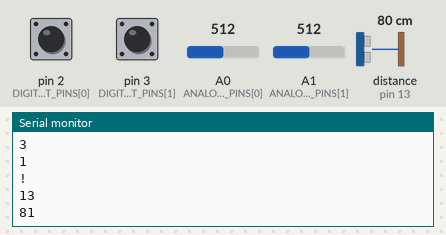
The sketch below on a simulated Arduino Uno, built with avr-gcc and run on an emulated ATmega328P. On the bench: the last lines printed to the serial monitor. The test bench sets the inputs (shaded band); at power-on: distance to the obstacle (sensor on pin 13) 80 cm, A0 (ANALOG_INPUT_PINS[0]) = 512, A1 (ANALOG_INPUT_PINS[1]) = 512, pin 2 (DIGITAL_INPUT_PINS[0]) HIGH, pin 3 (DIGITAL_INPUT_PINS[1]) HIGH. The echo pulse lasts 58.3 µs per cm.

Above: at 1.2 s.
1.3 s: distance to the obstacle (sensor on pin 13) set to 4 cm
At 2.3 s:
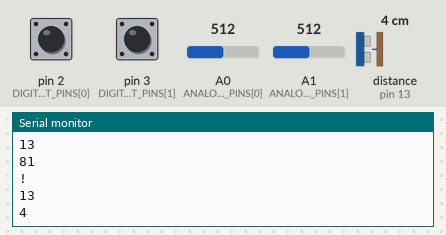
2.8 s: A0 (ANALOG_INPUT_PINS[0]) set to 390
At 3.4 s:
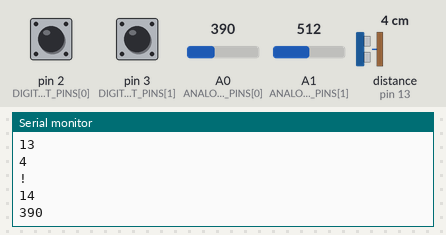
4.3 s: A1 (ANALOG_INPUT_PINS[1]) set to 716
At 4.6 s:
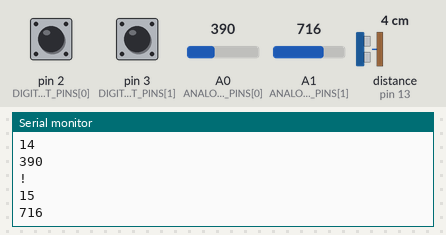
5.8 s: pin 2 (DIGITAL_INPUT_PINS[0]) pulled LOW for 0.15 s
At 6.3 s:
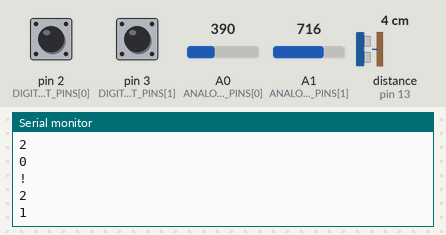
7.4 s: distance to the obstacle (sensor on pin 13) set to 9 cm
At 7.9 s:
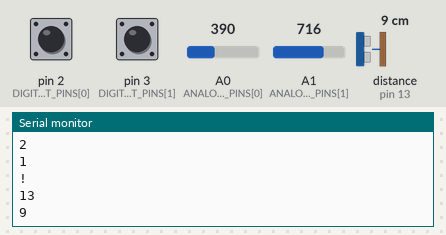
8.9 s: A0 (ANALOG_INPUT_PINS[0]) set to 410
At 10.4 s:
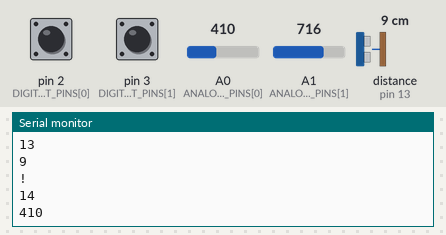
Timing chart, 0 to 11.4 s (numbered marks = the images above; inputs shaded):
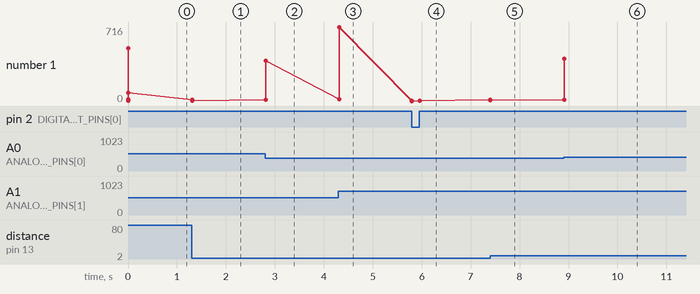

The sketch:

sensor_input_v2.ino
```cpp
/* We use an exclamation mark (!) to signify the beginning of a new value
this is followed by the pin number and value
each value concludes with a newline

if you want to use any of the pins for anything other than input, you must remove them
from the list INPUT_PINS
*/

// setup for distance sensor
#include <NewPing.h>
#define TRIGGER_PIN 12
#define ECHO_PIN 13
#define MAX_DISTANCE 400
NewPing sonar(TRIGGER_PIN, ECHO_PIN, MAX_DISTANCE);
unsigned int lastDistance = 0;

// setup for regular pin inputs
#define ANALOG_SIZE 2
#define DIGITAL_SIZE 2
#define SENSITIVITY_BUFFER 5

int ANALOG_VALUES[ANALOG_SIZE] = {0};
unsigned int DIGITAL_VALUES[DIGITAL_SIZE] = {0};

unsigned int ANALOG_INPUT_PINS[ANALOG_SIZE] = {
        A0, A1, //A2, A3, A4, A5,
};

unsigned int DIGITAL_INPUT_PINS[DIGITAL_SIZE] = {
        2, 3, //4, 5, 6, 7, 8, 9, 10, 11, 12, 13,
};


void printToSerial(int pin, int pinVal)
{
        Serial.println("!");
        Serial.println(pin);
        Serial.println(pinVal);
}

void setup() {
      	Serial.begin(115200);

        // Set pins as inputs
      	for(int i=0; i<ANALOG_SIZE; i++)
      	{
      		      pinMode(ANALOG_INPUT_PINS[i], INPUT);

      	}

        for(int i=0; i<DIGITAL_SIZE; i++)
        {
                pinMode(DIGITAL_INPUT_PINS[i], INPUT_PULLUP);
        }
}

void loop() {

        // Loop over each pin, read the input and output the result if it has changed
      	for(int i=0; i<ANALOG_SIZE; i++)
      	{
            		int pin = ANALOG_INPUT_PINS[i];
                int pinVal = analogRead(pin);
                int lastVal = ANALOG_VALUES[i];

                if(abs(lastVal - pinVal) >= SENSITIVITY_BUFFER)
                {
                        ANALOG_VALUES[i] = pinVal;

                        printToSerial(pin, pinVal);
                }
      	}

        for(int i=0; i<DIGITAL_SIZE; i++)
        {
                unsigned int pin = DIGITAL_INPUT_PINS[i];
                unsigned int pinVal = digitalRead(pin);
                unsigned int lastVal = DIGITAL_VALUES[i];

                if(lastVal != pinVal)
                {
                        DIGITAL_VALUES[i] = pinVal;

                        printToSerial(pin, pinVal);
                }
        }

        // distance sensor
        unsigned int distance = sonar.ping() / US_ROUNDTRIP_CM;
        if(distance && distance != lastDistance)
        {
                printToSerial(13, distance);
        }
        lastDistance = distance;

        delay(10);
}
```

Measured:
- after the input at 1.3 s, the serial monitor: prints a new line at once (image 1)
- after the input at 2.8 s, the serial monitor: prints a new line at once (image 2)
- after the input at 4.3 s, the serial monitor: prints a new line at once (image 3)
- after the input at 5.8 s, the serial monitor: prints a new line at once (image 4)
- after the input at 7.4 s, the serial monitor: prints a new line at once (image 5)
- after the input at 8.9 s, the serial monitor: prints a new line at once (image 6)
- plotted number 1: 81 → 4 after the input at 1.3 s, 4 → 390 after the input at 2.8 s, 390 → 716 after the input at 4.3 s, 716 → 1 after the input at 5.8 s, 1 → 9 after the input at 7.4 s
